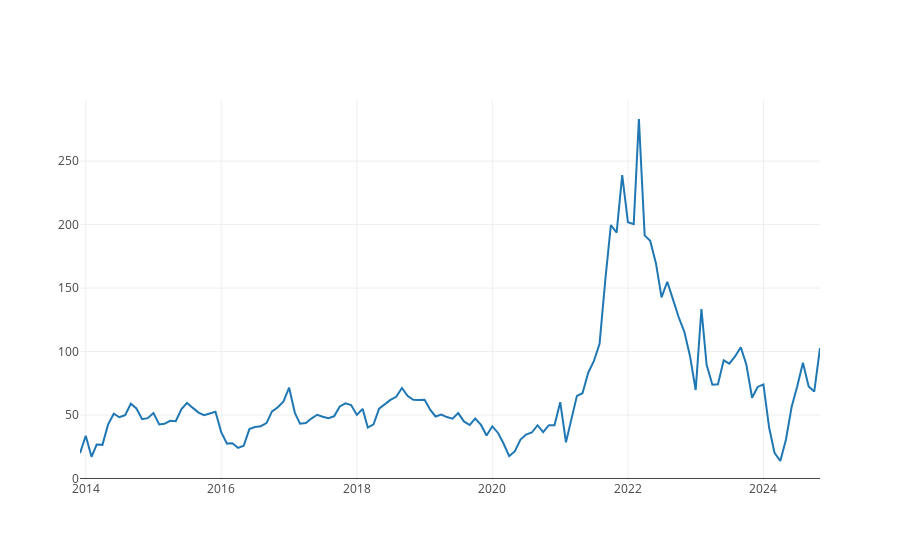
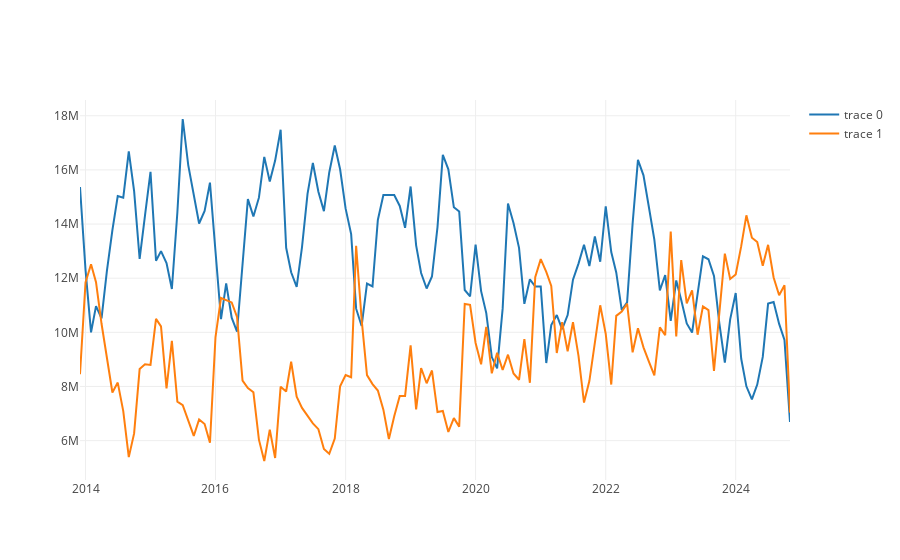
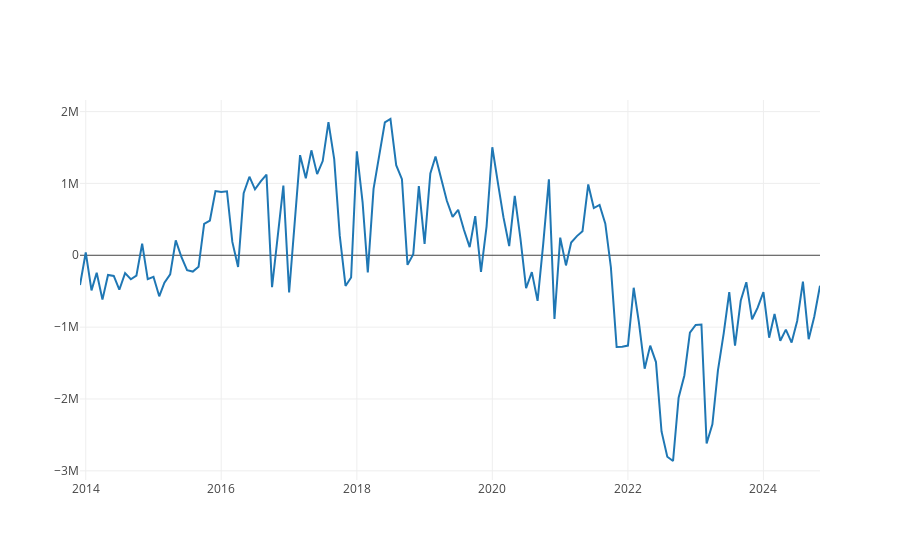

Here is the notebook cell these charts were saved with, in order:
### Code cell
val tracePrecios = Scatter(
  fechas,
  preciosDiarios
)

val traceNoRenovable = Scatter(
  fechas,
  generacionNoRenovable
)

val traceRenovable = Scatter(
  fechas,
  generacionRenovable
)

val traceSaldo = Scatter(
  fechas, 
  saldo
)
val dataPrecios = Seq(tracePrecios)
val dataRenovableNoRenovable = Seq(traceNoRenovable,traceRenovable)
val dataSaldo = Seq(traceSaldo)
// Dibujar el gráfico de líneas
plot(dataPrecios)
plot(dataRenovableNoRenovable)
plot(dataSaldo)

### Figure 1 — Plotly figure (JSON) as saved in the notebook; plotly's stock layout.template omitted (floating-point values rounded to 4 significant figures; data arrays with more than 128 entries replaced by an {"elided": "..."} marker saying what was removed)
{"data": [{"type": "scatter", "x": {"elided": "132 str values"}, "y": {"elided": "132 float values"}}], "layout": {"autosize": true, "xaxis": {"autorange": true, "range": ["2013-12-01", "2024-11-01"], "type": "date"}, "yaxis": {"autorange": true, "range": [-1.202, 298.2], "type": "linear"}}}

### Figure 2 — Plotly figure (JSON) as saved in the notebook; plotly's stock layout.template omitted (floating-point values rounded to 4 significant figures; data arrays with more than 128 entries replaced by an {"elided": "..."} marker saying what was removed)
{"data": [{"type": "scatter", "x": {"elided": "132 str values"}, "y": {"elided": "132 float values"}}, {"type": "scatter", "x": {"elided": "132 str values"}, "y": {"elided": "132 float values"}}], "layout": {"autosize": true, "xaxis": {"autorange": true, "range": ["2013-12-01", "2024-11-01"], "type": "date"}, "yaxis": {"autorange": true, "range": [4546000.0, 18580000.0], "type": "linear"}}}

### Figure 3 — Plotly figure (JSON) as saved in the notebook; plotly's stock layout.template omitted (floating-point values rounded to 4 significant figures; data arrays with more than 128 entries replaced by an {"elided": "..."} marker saying what was removed)
{"data": [{"type": "scatter", "x": {"elided": "132 str values"}, "y": {"elided": "132 float values"}}], "layout": {"autosize": true, "xaxis": {"autorange": true, "range": ["2013-12-01", "2024-11-01"], "type": "date"}, "yaxis": {"autorange": true, "range": [-3128000.0, 2161000.0], "type": "linear"}}}
